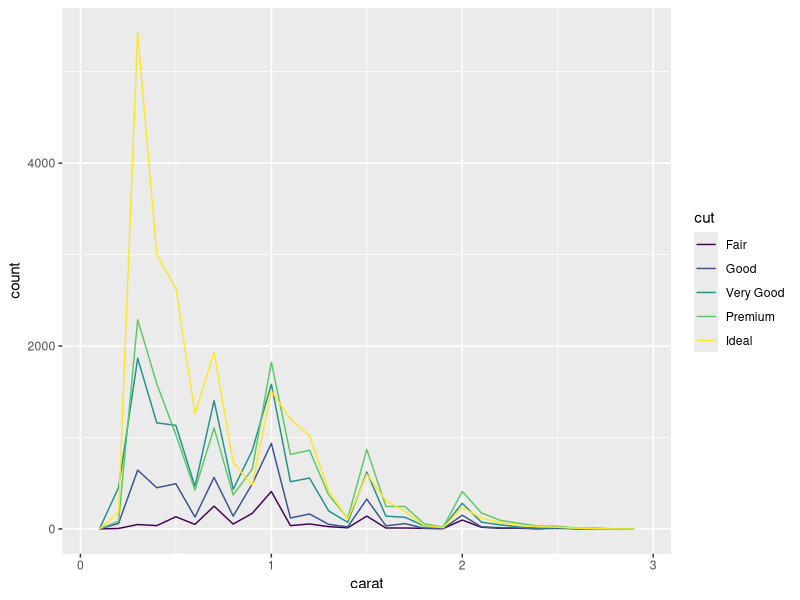
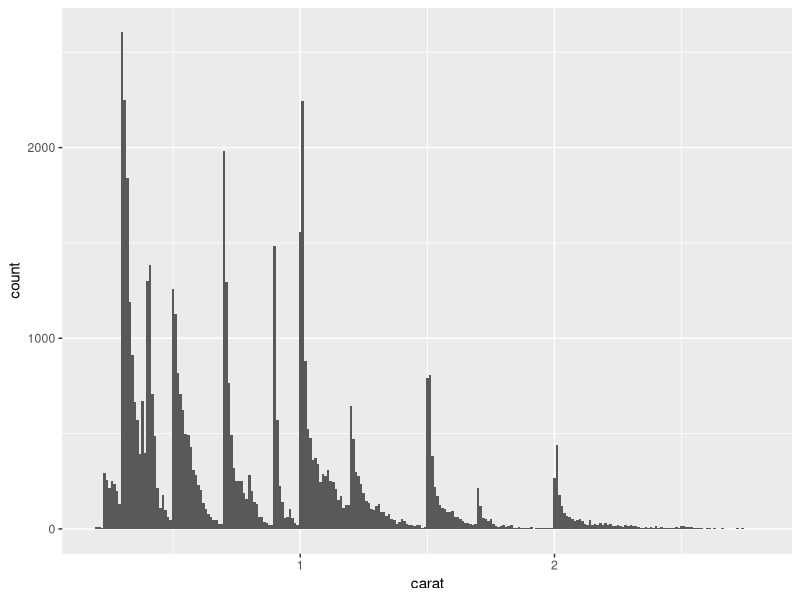
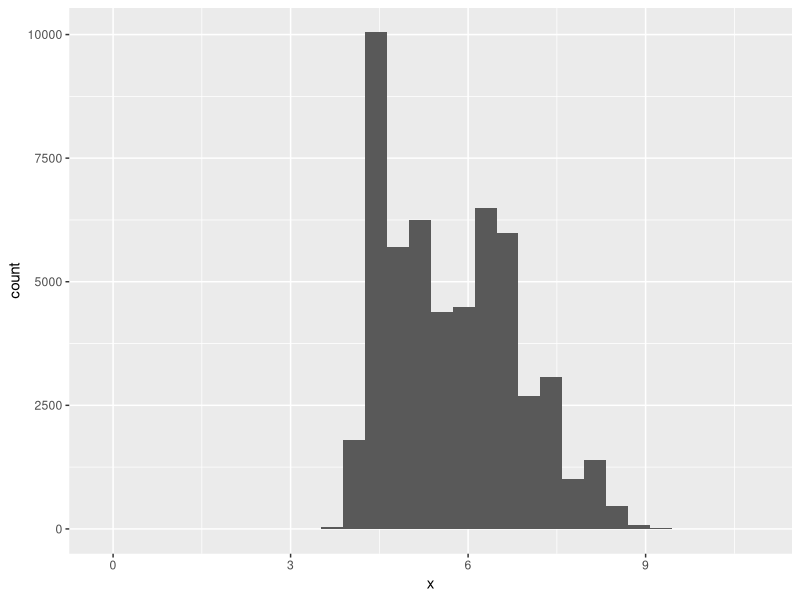
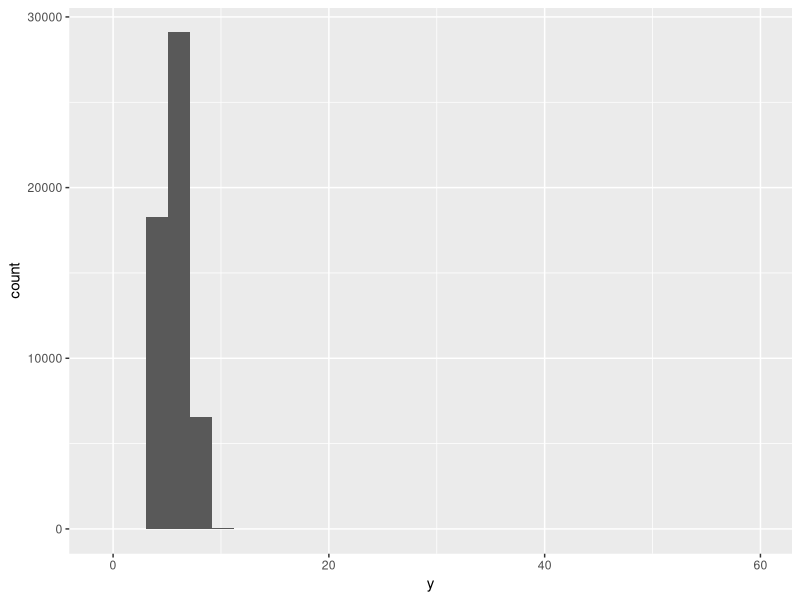
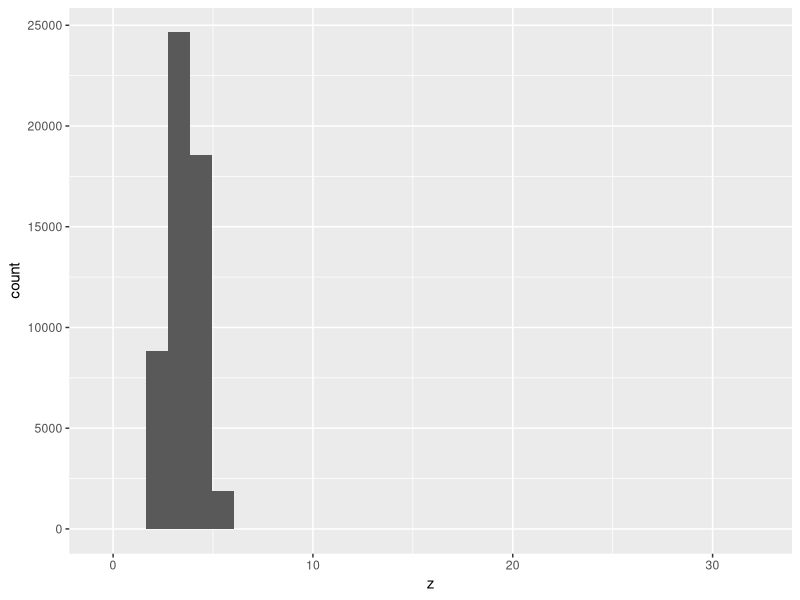

The R script that drew these images, in order:
library(tidyverse)

diamonds
glimpse(diamonds)
?diamonds

smaller <- diamonds %>% 
  filter(carat < 3)

ggplot(data = smaller, mapping = aes(x = carat, colour = cut)) +
  geom_freqpoly(binwidth = 0.1)

smaller %>% 
  ggplot(aes(x = carat)) +
  geom_histogram(binwidth = 0.01)

ggplot(diamonds) +
  geom_histogram(aes(x = x))
ggplot(diamonds) +
  geom_histogram(aes(x = y))
ggplot(diamonds) +
  geom_histogram(aes(x = z))
